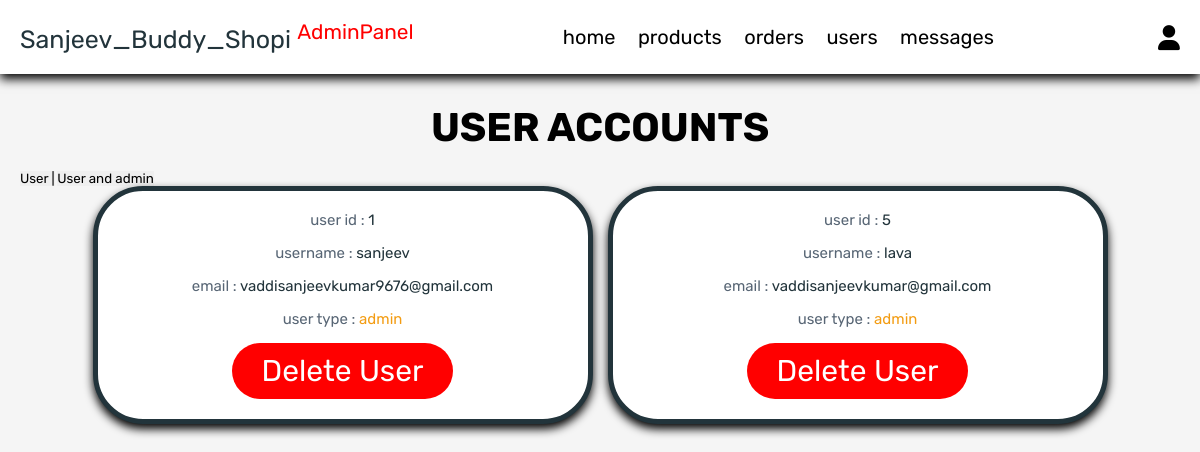
The page /admin_admin.php (signed in) on the database its author committed.
### tables this page shows
CREATE TABLE `users` (
  `id` int(100) NOT NULL,
  `name` varchar(100) NOT NULL,
  `email` varchar(100) NOT NULL,
  `password` varchar(100) NOT NULL,
  `user_type` varchar(20) NOT NULL DEFAULT 'user'
);

### admin_admin.php (the view, shortened to what this page needs)
<?php
include 'config.php';
?>
<!DOCTYPE html>
<html lang="en">
<head>
   <link rel="stylesheet" href="https://cdnjs.cloudflare.com/ajax/libs/font-awesome/6.0.0/css/all.min.css">
   <link rel="stylesheet" href="css/Ad.css">
</head>
<body>
<?php include 'admin_header.php'; ?>
<section class="users">
   <h1 class="title"> user accounts </h1>
   <div class="but-link">
      <a class="butt" href="admin_admin.php"><button>User | </button></a>
      <a class="butt" href="admin_users.php"><button>User and admin</button></a>
   </div>
   <div class="box-container">
      <?php
         $select_users = mysqli_query($conn, "SELECT * FROM `users` WHERE user_type = 'admin' ") or die('query failed');
         while($fetch_users = mysqli_fetch_assoc($select_users)){
      ?>
      <div class="box">
         <p> user id : <span><?php echo $fetch_users['id']; ?></span> </p>
         <p> username : <span><?php echo $fetch_users['name']; ?></span> </p>
         <p> email : <span><?php echo $fetch_users['email']; ?></span> </p>
         <p> user type : <span style="color:var(--orange)"><?php echo $fetch_users['user_type']; ?></span> </p>
         <a href="admin_users.php?delete=<?php echo $fetch_users['id']; ?>" onclick="return confirm('delete this user?');" class="delete-btn">delete user</a>
      </div>
      <?php
         };
      ?>
   </div>
</section>
</body>
</html>

### css/Ad.css (style rules this page uses)
:root { --primary:#22343b; --second:#48585f; --red:#ff0000; --orange:#f39c12; --black:rgb(0, 0, 0); --white:#fff; --light-color:rgb(88, 102, 117); --light-white:rgb(140, 181, 188); --light-bg:#f5f5f5; --border:.5rem solid var(--primary); --box-shadow:0 .5rem 1rem rgba(0,0,0,1); }
* { font-family: 'Rubik', sans-serif; margin:0; padding:0; box-sizing: border-box; outline: none; border:none; text-decoration: none; transition:all .2s linear; }
html { font-size: 62.5%; overflow-x: hidden; }
body { background-color: var(--light-bg); }
section { padding:3rem 2rem; }
.title { text-align: center; margin-bottom: 2rem; text-transform: uppercase; color:var(--black); font-size: 4rem; }
.btn, .option-btn, .delete-btn, .white-btn { display: inline-block; margin-top: 1rem; padding:1rem 3rem; cursor: pointer; color:var(--white); font-size: 1.8rem; border-radius: 5rem; text-transform: capitalize; }
.delete-btn { background-color: var(--red); }
.users .box-container { display: grid; grid-template-columns: repeat(auto-fit, 50rem); justify-content: center; gap:1.5rem; max-width: 1200px; margin:0 auto; align-items: flex-start; }
.users .box-container .box { background-color: var(--white); padding:2rem; border:var(--border); box-shadow: var(--box-shadow); border-radius: 5rem; text-align: center; }
.users .box-container .box p { padding-bottom: 1.5rem; font-size: 1.5rem; color:var(--light-color); }
.users .box-container .box p span { color:var(--primary); }
.users .box-container .box .delete-btn { margin-top: 0; font-size: 30px; }

### rows shown on the page
users: id "1", name "sanjeev", email "vaddisanjeevkumar9676@gmail.com", user_type "admin"
users: id "5", name "lava", email "vaddisanjeevkumar@gmail.com", user_type "admin"
